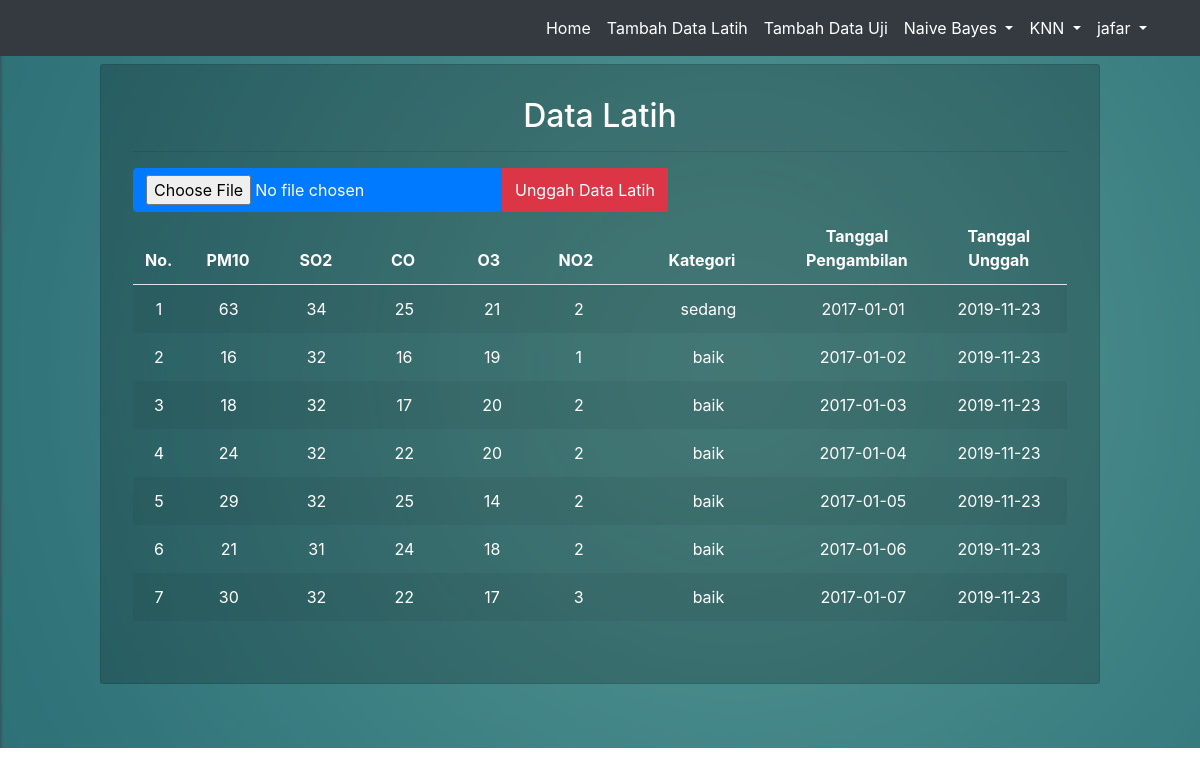
/Controller/C_control.php?view=data_latih (signed in), run on the app's committed database.
### tables this page shows
CREATE TABLE `tb_data_latih` (
  `id` int(11) NOT NULL AUTO_INCREMENT,
  `id_petugas` int(11) NOT NULL,
  `pm10` smallint(6) NOT NULL,
  `so2` smallint(6) NOT NULL,
  `co` smallint(6) NOT NULL,
  `o3` smallint(6) NOT NULL,
  `no2` smallint(6) NOT NULL,
  `kategori` enum('baik','sedang','tidak sehat','sangat tidak sehat','berbahaya') NOT NULL,
  `tanggal_pengambilan` date NOT NULL,
  `tanggal_unggah` date NOT NULL,
  PRIMARY KEY (`id`),
  KEY `id_petugas` (`id_petugas`),
  CONSTRAINT `tb_data_latih_ibfk_1` FOREIGN KEY (`id_petugas`) REFERENCES `tb_petugas` (`id_petugas`) ON DELETE CASCADE ON UPDATE CASCADE
);

### Controller/control.php (called while the page is built)
<?php
include_once $_SERVER['DOCUMENT_ROOT']."/model/M_db.php";
include_once $_SERVER['DOCUMENT_ROOT']."/Controller/C_proses.php";
  $db = new M_db();
  $proses = new c_proses($db);
 ?>

### model/M_db.php (called while the page is built, shortened)
<?php
  class M_db
  {
    private $host =  "localhost";
    private $user =  "root";
    private $pass =  "Jafar_001";
    private $database =  "db_ispu";
    public $mysqli;
    function __construct()
    {
      $this->mysqli = new mysqli($this->host, $this->user, $this->pass, $this->database) or die (mysqli_error());
    }
    function action_SelectLimit($table){
      $db = $this->mysqli;
      $sql = "SELECT * FROM ".$table." limit 15";
      $query = $db->query($sql) or die ($db->error);
      return $query;
    }
  }
 ?>

### Controller/C_proses.php (called while the page is built, shortened)
<?php
  class c_proses
  {
    private $DBS;
    function __construct($db)
    {
      $this->DBS = $db;
    }
    public function get_DataLatih_Limit(){
      $data = $this->DBS->action_SelectLimit("tb_data_latih");
      return $data;
    }
  }
 ?>

### views/admin/data_latih.php (the view, shortened to what this page needs)
<!DOCTYPE html>
<html lang="en" dir="ltr">
  <head>
    <link rel="stylesheet" href="../../assets/css/bootstrap.min.css">
    <link rel="stylesheet" href="../../assets/css/custom.css">
  </head>
  <body>
    <nav class="navbar navbar-expand-sm fixed-top navbar-dark bg-dark">
      <?php
      include 'navbar.php';
      ?>
    </nav>
    <div class="jumbotron jumbotron-fluid bg-dark">
      <div class="jumbotron-background">
        <img src="../../assets/img/color1.jpg" class="blur ">
      </div>
      <div class="container content-small col-md-10 col-sm-10">
        <h2 style="color:white;" class="text-center">Data Latih</h2>
        <hr>
        <div class="row d-flex justify-content-left align-items-left">
          <div class="col-md-12 col-sm-12 text-center">
            <form class="form-inline" action="../../Controller/C_control.php" method="post" enctype="multipart/form-data">
              <div class="input-group">
                <input type="file" class="btn btn-primary btn-fill" name="fileToUpload">
                <div class="input-group-append">
                  <input type="submit" class="btn btn-danger btn-fill" id="upload" value="Unggah Data Latih" name="upload">
                </div>
              </div>
            </form>
          </div>
        </div>
        <div class="row d-flex justify-content-center align-items-center">
          <div class="col-md-12 col-sm-12 text-center">
            <table class="table table-responsive table-borderless table-striped" id="tabel_dtlatih">
              <thead style="color:white;" class="border-bottom">
                <tr>
                  <th>No.</th>
                  <th width="95px">PM10</th>
                  <th width="100px">SO2</th>
                  <th width="100px">CO</th>
                  <th width="100px">O3</th>
                  <th width="100px">NO2</th>
                  <th width="190px">Kategori</th>
                  <th width="155px">Tanggal Pengambilan</th>
                  <th width="155px">Tanggal Unggah</th>
                </tr>
              </thead>
              <tbody style="color:white;" class="table-wrapper-scroll-y my-custom-scrollbar-small">
                <?php
                if ($data == false) {
                  echo "<td>DATA KOSONG</td>";
                }
                else {
                  $i = 1;
                  while ($data_latih = $data->fetch_object()) {
                    ?>
                    <tr >
                      <td class="text-center" width="55px"><?php echo $i; ?></td>
                      <td class="text-center" width="100px"><?php echo $data_latih->pm10; ?></td>
                      <td class="text-center" width="100px"><?php echo $data_latih->so2; ?></td>
                      <td class="text-center" width="100px"><?php echo $data_latih->co; ?></td>
                      <td class="text-center" width="100px"><?php echo $data_latih->o3; ?></td>
                      <td class="text-center" width="100px"><?php echo $data_latih->no2; ?></td>
                      <td class="text-center" width="200px"><?php echo $data_latih->kategori; ?></td>
                      <td class="text-center" width="155px"><?php echo $data_latih->tanggal_pengambilan; ?></td>
                      <td class="text-center" width="155px"><?php echo $data_latih->tanggal_unggah; ?></td>
                    </tr>
                    <?php
                    $i++;
                  }
                }
                 ?>
              </tbody>
            </table>
          </div>
        </div>
      </div>
    </div>
  </body>
</html>

### Controller/C_control.php (shortened to what this page needs)
<?php
  include_once $_SERVER['DOCUMENT_ROOT']."/Controller/control.php";
  if (@$_GET['view']) {
    if ($_GET['view'] == 'data_latih') {
      $data = $proses->get_DataLatih_Limit();
      include_once '../views/admin/data_latih.php';
    }
  }
 ?>

### views/admin/navbar.php (shortened to what this page needs)
<div class="container">
  <div class="collapse navbar-collapse" id="navbar1">
    <ul class="navbar-nav ml-auto">
      <li class="nav-item active">
        <a class="nav-link" href="../../Controller/C_control.php?view=home">Home</a>
      </li>
      <li class="nav-item active">
        <a class="nav-link" href="../../Controller/C_control.php?view=data_latih">Tambah Data Latih</a>
      </li>
      <li class="nav-item active">
        <a class="nav-link" href="../../Controller/C_control.php?view=data_uji">Tambah Data Uji</a>
      </li>
      <li class="nav-item dropdown active">
        <a class="nav-link dropdown-toggle" href="#" id="navbarDropdown" role="button" data-toggle="dropdown" aria-haspopup="true" aria-expanded="false">
          Naive Bayes
        </a>
      </li>
      <li class="nav-item dropdown active">
        <a class="nav-link dropdown-toggle" href="#" id="navbarDropdown" role="button" data-toggle="dropdown" aria-haspopup="true" aria-expanded="false">
          KNN
        </a>
      </li>
      <li class="nav-item dropdown active">
        <a class="nav-link dropdown-toggle" href="#" id="navbarDropdown" role="button" data-toggle="dropdown" aria-haspopup="true" aria-expanded="false">
          <?php echo "{$_SESSION['name']}"; ?>
        </a>
      </li>
    </div>
  </div>

### assets/css/custom.css (style rules this page uses)
.jumbotron { position:relative; overflow:hidden; margin-bottom: 0; }
.jumbotron .container { position:relative; z-index:2; background:rgba(0,0,0,0.2); padding:2rem; border:1px solid rgba(0,0,0,0.1); border-radius:3px; }
.jumbotron-background { object-fit:cover; font-family: 'object-fit: cover;'; position:absolute; top:0; z-index:1; width:100%; height:100%; opacity:0.5; }
img.blur { -webkit-filter: blur(2px); filter: blur(2px); filter:progid:DXImageTransform.Microsoft.Blur(PixelRadius='2'); }
.my-custom-scrollbar-small { position: relative; right: 0px; width: auto; height: 350px; overflow: auto; }
.table-wrapper-scroll-y { display: block; }
.content-small { margin-top: 0%; margin-bottom: 0%; }

### data on the page
tb_data_latih: pm10 "63", so2 "34", co "25", o3 "21", no2 "2", kategori "sedang", tanggal_pengambilan "2017-01-01", tanggal_unggah "2019-11-23"
tb_data_latih: pm10 "16", so2 "32", co "16", o3 "19", no2 "1", kategori "baik", tanggal_pengambilan "2017-01-02", tanggal_unggah "2019-11-23"
tb_data_latih: pm10 "18", so2 "32", co "17", o3 "20", no2 "2", kategori "baik", tanggal_pengambilan "2017-01-03", tanggal_unggah "2019-11-23"
tb_data_latih: pm10 "24", so2 "32", co "22", o3 "20", no2 "2", kategori "baik", tanggal_pengambilan "2017-01-04", tanggal_unggah "2019-11-23"
tb_data_latih: pm10 "29", so2 "32", co "25", o3 "14", no2 "2", kategori "baik", tanggal_pengambilan "2017-01-05", tanggal_unggah "2019-11-23"
tb_data_latih: pm10 "21", so2 "31", co "24", o3 "18", no2 "2", kategori "baik", tanggal_pengambilan "2017-01-06", tanggal_unggah "2019-11-23"
tb_data_latih: pm10 "30", so2 "32", co "22", o3 "17", no2 "3", kategori "baik", tanggal_pengambilan "2017-01-07", tanggal_unggah "2019-11-23"

### other printed values
$_SESSION['name'] "jafar"
